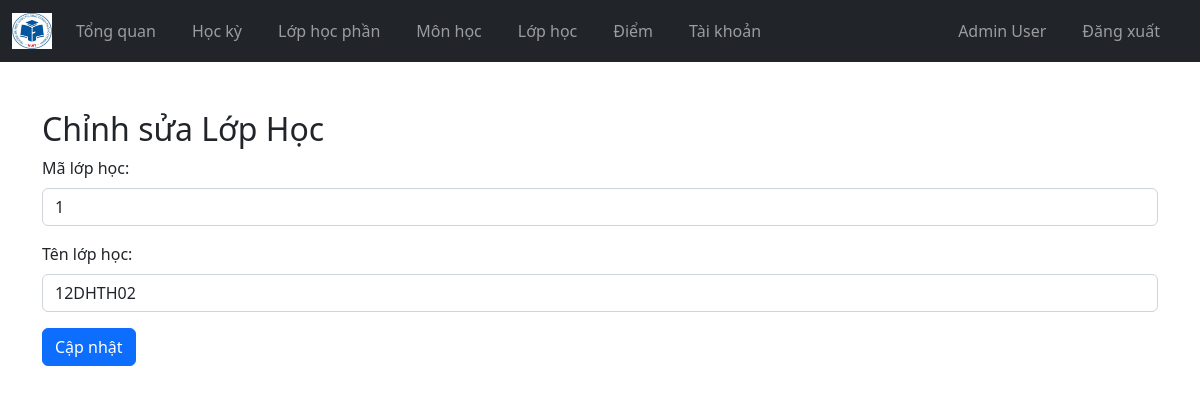
Page /Admin/update_lh.php?id_lh=1 (signed in) on the committed database.
### tables this page shows
CREATE TABLE `users` (
  `id_user` varchar(10) NOT NULL,
  `password` varchar(255) NOT NULL,
  `role` varchar(50) NOT NULL CHECK (`role` in ('admin','teacher','student')),
  `ten` varchar(100) DEFAULT NULL,
  `email` varchar(100) DEFAULT NULL,
  `gioi_tinh` varchar(5) DEFAULT NULL,
  `ngay_sinh` date DEFAULT NULL,
  `dia_chi` text DEFAULT NULL,
  `hinh_the` varchar(200) DEFAULT 'undraw_profile.svg',
  `ma_lop` int(11) DEFAULT NULL,
  `khoa` varchar(50) DEFAULT NULL,
  `otp` varchar(10) DEFAULT NULL,
  `otp_verified` tinyint(1) DEFAULT 0
);

CREATE TABLE `lophoc` (
  `id_lh` int(11) NOT NULL,
  `tenLop` varchar(100) DEFAULT NULL
);

### controller/admin_ctl.php (called while the page is built, shortened)
<?php
$user = $_SESSION['id_user'] ?? null;
function getAdminInfo($user, $conn) {
    $sql = "SELECT * FROM users WHERE id_user = ? AND role = 'admin'";
    $stmt = $conn->prepare($sql);
    $stmt->execute([$user]);
    return $stmt->fetch(PDO::FETCH_ASSOC);
}
function getLopHocById($id_lh, $conn) {
    try {
        $sql = "SELECT * FROM lophoc WHERE id_lh = :id_lh";
        $stmt = $conn->prepare($sql);
        $stmt->bindParam(':id_lh', $id_lh);
        $stmt->execute();
        return $stmt->fetch(PDO::FETCH_ASSOC);
    } catch (PDOException $e) {
        error_log("Lỗi khi lấy thông tin lớp học: " . $e->getMessage());
        return false;
    }
}

### Admin/update_lh.php (the view, shortened to what this page needs)
<?php
if (isset($_SESSION['id_user']) && $_SESSION['role'] == 'admin') {
    include "../controller/admin_ctl.php";
    $admin = getAdminInfo($user, $conn);
    if (isset($_GET['id_lh'])) {
        $id_lh = $_GET['id_lh'];
        $lop_hoc = getLopHocById($id_lh, $conn);
        if ($lop_hoc) {
            ?>
            <!DOCTYPE html>
            <html lang="en">
            <head>
                <link rel="stylesheet" href="https://cdn.jsdelivr.net/npm/bootstrap@5.2.0/dist/css/bootstrap.min.css">
                <link rel="stylesheet" href="../css/style.css">
            </head>
            <body>
                <?php include "navbar.php"; ?>
                <div class="container mt-5">
                    <h2>Chỉnh sửa Lớp Học</h2>
                    <form method="post" action="<?php echo htmlspecialchars($_SERVER["PHP_SELF"]) . "?id_lh=" . $id_lh; ?>">
                        <div class="mb-3">
                            <label for="id_lh" class="form-label">Mã lớp học:</label>
                            <input type="text" class="form-control" id="id_lh" name="id_lh" value="<?php echo $lop_hoc['id_lh']; ?>" readonly>
                        </div>
                        <div class="mb-3">
                            <label for="tenLop" class="form-label">Tên lớp học:</label>
                            <input type="text" class="form-control" id="tenLop" name="tenLop" value="<?php echo $lop_hoc['tenLop']; ?>">
                        </div>
                        <button type="submit" name="submit" class="btn btn-primary">Cập nhật</button>
                    </form>
                </div>
            </body>
            </html>
            <?php
        } else {
            echo "Không tìm thấy lớp học.";
        }
    } else {
        echo "ID lớp học không được cung cấp.";
    }
} else {
    header("Location: ../logout.php");
    exit;
}
?>

### Admin/navbar.php (shortened to what this page needs)
<nav class="navbar navbar-expand-lg navbar-dark bg-dark">
        <div class="container-fluid">
                <a class="navbar-brand" href="../index.php">
                <img src="../image/logo.png" width="40">
                </a>
                <div class="collapse navbar-collapse" id="navbarSupportedContent">
                    <ul class="navbar-nav me-auto mb-2 mb-lg-0" id="navLinks">
                            <li class="nav-item">
                            <a class="nav-link" aria-current="page" href="index.php">Tổng quan</a>
                            </li>
                            <li class="nav-item">
                            <a class="nav-link" href="hocky.php">Học kỳ</a>
                            </li>
                            <li class="nav-item">
                            <a class="nav-link" href="lophocphan.php">Lớp học phần</a>
                            </li>
                            <li>
                             <a class="nav-link" href="monhoc.php">Môn học </a>
                            </li>
                            <li>
                             <a class="nav-link" href="lophoc.php">Lớp học</a>
                            </li>
                            <li>
                             <a class="nav-link" href="#">Điểm</a>
                            </li>
                            <li class="nav-item">
                            <a class="nav-link" href="taikhoan.php">Tài khoản</a>
                            </li>
                    </ul>
                    <ul class="navbar-nav me-right mb-2 mb-lg-0">
                        <li class="nav-item">
                        <a class="nav-link" href="index.php">
                            <?= $admin['ten'] ?>
                        </a>
                        </li>
                        <li class="nav-item">
                        <a class="nav-link" href="../logout.php">Đăng xuất</a>
                        </li>
                    </ul>
                </div>
        </div>
</nav>

### css/style.css (style rules this page uses)
nav ul { list-style-type: none; margin: 0; padding: 0; }
nav ul li { display: inline; margin-right: 20px; }
nav ul li a { color: #fff; text-decoration: none; }

### rows in the picture
users: ten "Admin User"
lophoc: id_lh "1", tenLop "12DHTH02"
